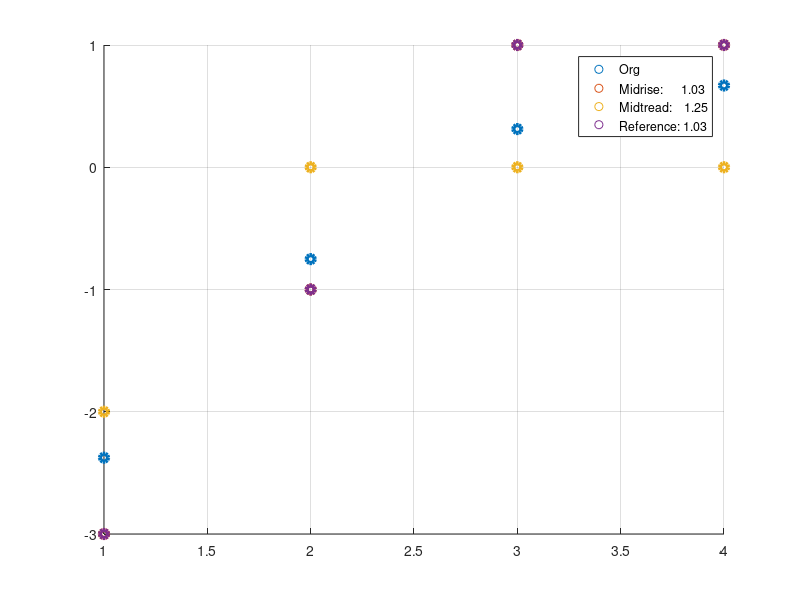

Recreate this plot in MATLAB.
% demo
close all; 
x = 2*randn(1, 4); 
x = sort(x); 

delta = 2; 
offset = 1/2; 
%% midrise quantization 
x1 = delta * (floor(x ./ delta) + 1/2); 



%% midtread quant
x2 = delta * (floor(x ./ delta + 1/2)); 

%% Reference
x3 = delta * (ceil(x ./ delta)) -1; 

figure(1); 
scatter(1:length(x), x, 'LineWidth', 3); grid on; hold on; 
scatter(1:length(x), x1, 'LineWidth', 3); 
scatter(1:length(x), x2, 'LineWidth', 3); 
scatter(1:length(x), x3, 'LineWidth', 3); 


err1 = sum( (x - x1).^2); 
err2 = sum( (x - x2).^2); 
err3 = sum( (x - x3).^2); 

legend('Org', ['Midrise:      ' +num2str(err1, 3)], ...
              ['Midtread:    ' +num2str(err2, 3)], ...
              ['Reference: ' +num2str(err3, 3)] ); 